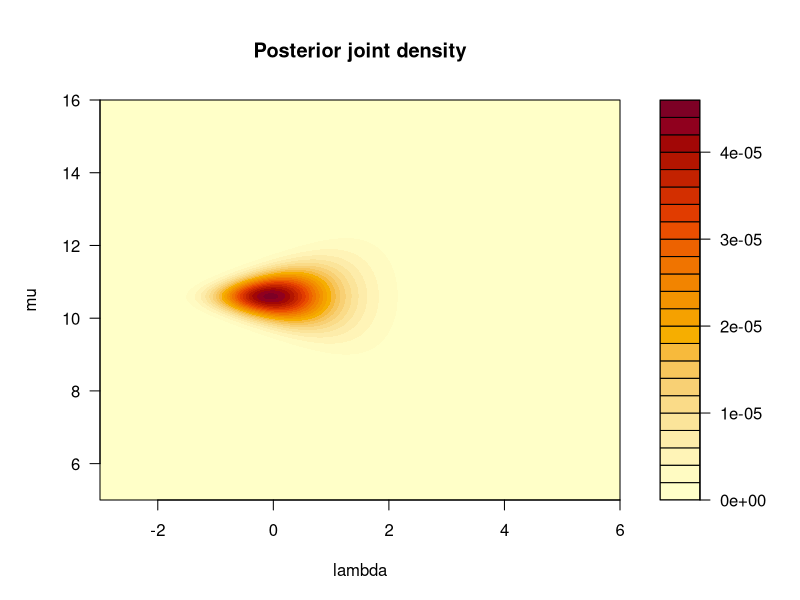
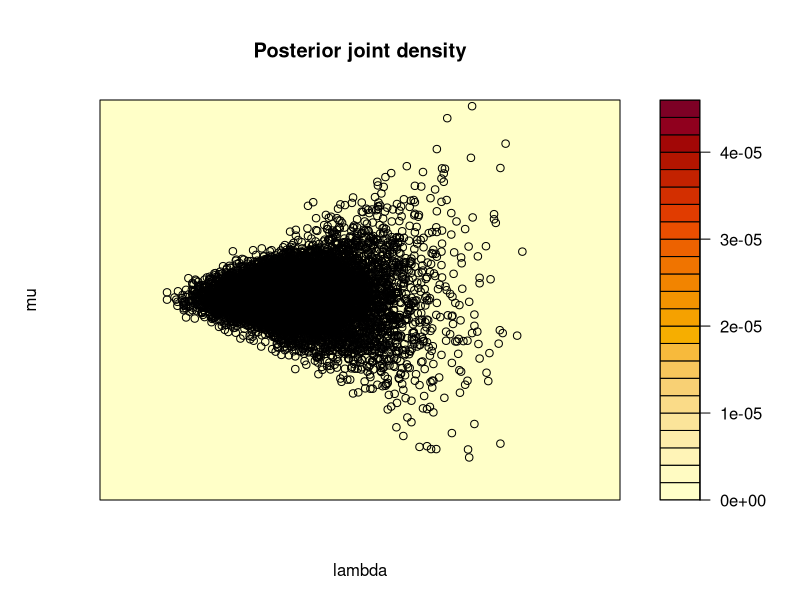

Generate these figures, in order, with R: (Note: this script raises an error after producing the figures.)
# Adam Tonks, Yale-NUS College

### PART A ###
# load package for Inverse-Gamma
library(LearnBayes)

# setup parameters of distributions to simulate from
x <- c(10, 11, 12, 11, 9)
y_bar <- mean(x)
n <- length(x)
S <- sum((x-y_bar)^2)

# generate the samples
set.seed(412)
sigma_sq <- rigamma(10000, n/2, S/2)
set.seed(412)
mu_samp1 <- rnorm(10000, y_bar, sqrt(sigma_sq/n))

# find mean and variance
mean(mu_samp1)
var(mu_samp1)

### PART D ###
# function for computing posterior joint PDF
posterior_p <- function(mu, lambda) {
  F_X1 <- pnorm(x + 0.5, mu, exp(lambda/2))
  F_X2 <- pnorm(x - 0.5, mu, exp(lambda/2))
  return(prod(F_X1-F_X2))
}

# setup the grid values
mu_grid <- seq(5, 16, 0.01)
lambda_grid <- seq(-3, 6, 0.01)
probs <- rep(NA, length(mu_grid) * length(lambda_grid))

# populate the points for discrete approximation
for(i in seq_along(mu_grid)) {
  for(j in seq_along(lambda_grid)) {
    probs[(i-1)*length(lambda_grid) + j] <- posterior_p(mu_grid[i], lambda_grid[j]) * 0.01^2 / 0.001682444
  }
}

# put points into a grid
probs_mat <- matrix(probs, length(lambda_grid), length(mu_grid))

# examine the shape of the PDF, to check that we sample from correct region
op <- par(no.readonly=TRUE)
par(mar=c(5, 5, 5, 5))
filled.contour(lambda_grid, mu_grid, probs_mat, main="Posterior joint density",
               xlab="lambda", ylab="mu")
par(op)

# setup the lambda and mu values to be sampled
lambda_mat <- rep(lambda_grid, length(mu_grid))
mu_mat <- rep(mu_grid, each = length(lambda_grid))

# sample from points on discrete approximation according to the probabilites
set.seed(432)
theta_index <- sample(seq_len(length(lambda_grid)*length(mu_grid)), 10000, replace=TRUE, prob=probs)

# plot the samples onto the contour plot to check that we did not exclude regions where draws are plausible
par(mar=c(5, 5, 5, 5))
filled.contour(lambda_grid, mu_grid, probs_mat, main="Posterior joint density",
               xlab="lambda", ylab="mu", plot.axes={points(lambda_mat[theta_index], mu_mat[theta_index])})
par(op)

# find mean and variance
mean(mu_samp2)
var(mu_samp2)

### PART E ###
# compare the means and variances
(mean(mu_samp2) - mean(mu_samp1)) / mean(mu_samp1)
(var(mu_samp2) - var(mu_samp1)) / var(mu_samp1)
